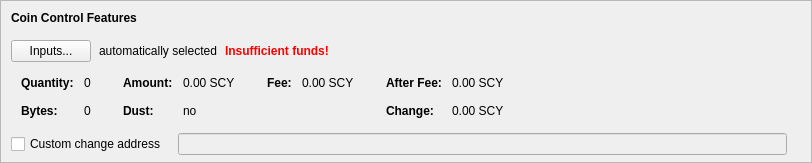
    <widget class="QFrame" name="frameCoinControl">
     <property name="sizePolicy">
      <sizepolicy hsizetype="Expanding" vsizetype="Expanding">
       <horstretch>0</horstretch>
       <verstretch>0</verstretch>
      </sizepolicy>
     </property>
     <property name="maximumSize">
      <size>
       <width>16777215</width>
       <height>16777215</height>
      </size>
     </property>
     <property name="frameShape">
      <enum>QFrame::StyledPanel</enum>
     </property>
     <property name="frameShadow">
      <enum>QFrame::Sunken</enum>
     </property>
     <layout class="QVBoxLayout" name="verticalLayoutCoinControl2">
      <property name="spacing">
       <number>0</number>
      </property>
      <property name="leftMargin">
       <number>0</number>
      </property>
      <property name="topMargin">
       <number>0</number>
      </property>
      <property name="rightMargin">
       <number>0</number>
      </property>
      <property name="bottomMargin">
       <number>6</number>
      </property>
      <item>
       <layout class="QVBoxLayout" name="verticalLayoutCoinControl" stretch="0,0,0,0,1">
        <property name="spacing">
         <number>0</number>
        </property>
        <property name="leftMargin">
         <number>10</number>
        </property>
        <property name="topMargin">
         <number>10</number>
        </property>
        <item>
         <layout class="QHBoxLayout" name="horizontalLayoutCoinControl1">
          <property name="bottomMargin">
           <number>15</number>
          </property>
          <item>
           <widget class="QLabel" name="labelCoinControlFeatures">
            <property name="sizePolicy">
             <sizepolicy hsizetype="Preferred" vsizetype="Maximum">
              <horstretch>0</horstretch>
              <verstretch>0</verstretch>
             </sizepolicy>
            </property>
            <property name="font">
             <font>
              <weight>75</weight>
              <bold>true</bold>
             </font>
            </property>
            <property name="styleSheet">
             <string notr="true">font-weight:bold;</string>
            </property>
            <property name="text">
             <string>Coin Control Features</string>
            </property>
           </widget>
          </item>
         </layout>
        </item>
        <item>
         <layout class="QHBoxLayout" name="horizontalLayoutCoinControl2" stretch="0,0,0,0">
          <property name="spacing">
           <number>8</number>
          </property>
          <property name="bottomMargin">
           <number>10</number>
          </property>
          <item>
           <widget class="QPushButton" name="pushButtonCoinControl">
            <property name="styleSheet">
             <string notr="true"/>
            </property>
            <property name="text">
             <string>Inputs...</string>
            </property>
            <property name="autoDefault">
             <bool>false</bool>
            </property>
           </widget>
          </item>
          <item>
           <widget class="QLabel" name="labelCoinControlAutomaticallySelected">
            <property name="text">
             <string>automatically selected</string>
            </property>
            <property name="margin">
             <number>5</number>
            </property>
           </widget>
          </item>
          <item>
           <widget class="QLabel" name="labelCoinControlInsuffFunds">
            <property name="font">
             <font>
              <weight>75</weight>
              <bold>true</bold>
             </font>
            </property>
            <property name="styleSheet">
             <string notr="true">color:red;font-weight:bold;</string>
            </property>
            <property name="text">
             <string>Insufficient funds!</string>
            </property>
            <property name="margin">
             <number>5</number>
            </property>
           </widget>
          </item>
          <item>
           <spacer name="horizontalSpacerCoinControl">
            <property name="orientation">
             <enum>Qt::Horizontal</enum>
            </property>
            <property name="sizeHint" stdset="0">
             <size>
              <width>40</width>
              <height>1</height>
             </size>
            </property>
           </spacer>
          </item>
         </layout>
        </item>
        <item>
         <widget class="QWidget" name="widgetCoinControl" native="true">
          <property name="sizePolicy">
           <sizepolicy hsizetype="Preferred" vsizetype="Preferred">
            <horstretch>0</horstretch>
            <verstretch>0</verstretch>
           </sizepolicy>
          </property>
          <property name="minimumSize">
           <size>
            <width>0</width>
            <height>0</height>
           </size>
          </property>
          <property name="styleSheet">
           <string notr="true"/>
          </property>
          <layout class="QHBoxLayout" name="horizontalLayoutCoinControl5">
           <property name="leftMargin">
            <number>0</number>
           </property>
           <property name="topMargin">
            <number>0</number>
           </property>
           <property name="rightMargin">
            <number>0</number>
           </property>
           <property name="bottomMargin">
            <number>0</number>
           </property>
           <item>
            <layout class="QHBoxLayout" name="horizontalLayoutCoinControl3" stretch="0,0,0,1">
             <property name="spacing">
              <number>20</number>
             </property>
             <property name="topMargin">
              <number>0</number>
             </property>
             <property name="bottomMargin">
              <number>10</number>
             </property>
             <item>
              <layout class="QFormLayout" name="formLayoutCoinControl1">
               <property name="horizontalSpacing">
                <number>10</number>
               </property>
               <property name="verticalSpacing">
                <number>14</number>
               </property>
               <property name="leftMargin">
                <number>10</number>
               </property>
               <property name="topMargin">
                <number>4</number>
               </property>
               <property name="rightMargin">
                <number>6</number>
               </property>
               <item row="0" column="0">
                <widget class="QLabel" name="labelCoinControlQuantityText">
                 <property name="font">
                  <font>
                   <weight>75</weight>
                   <bold>true</bold>
                  </font>
                 </property>
                 <property name="text">
                  <string>Quantity:</string>
                 </property>
                 <property name="margin">
                  <number>0</number>
                 </property>
                </widget>
               </item>
               <item row="0" column="1">
                <widget class="QLabel" name="labelCoinControlQuantity">
                 <property name="cursor">
                  <cursorShape>IBeamCursor</cursorShape>
                 </property>
                 <property name="contextMenuPolicy">
                  <enum>Qt::ActionsContextMenu</enum>
                 </property>
                 <property name="text">
                  <string notr="true">0</string>
                 </property>
                 <property name="margin">
                  <number>0</number>
                 </property>
                 <property name="textInteractionFlags">
                  <set>Qt::LinksAccessibleByMouse|Qt::TextSelectableByKeyboard|Qt::TextSelectableByMouse</set>
                 </property>
                </widget>
               </item>
               <item row="1" column="0">
                <widget class="QLabel" name="labelCoinControlBytesText">
                 <property name="font">
                  <font>
                   <weight>75</weight>
                   <bold>true</bold>
                  </font>
                 </property>
                 <property name="text">
                  <string>Bytes:</string>
                 </property>
                </widget>
               </item>
               <item row="1" column="1">
                <widget class="QLabel" name="labelCoinControlBytes">
                 <property name="cursor">
                  <cursorShape>IBeamCursor</cursorShape>
                 </property>
                 <property name="contextMenuPolicy">
                  <enum>Qt::ActionsContextMenu</enum>
                 </property>
                 <property name="text">
                  <string notr="true">0</string>
                 </property>
                 <property name="textInteractionFlags">
                  <set>Qt::LinksAccessibleByMouse|Qt::TextSelectableByKeyboard|Qt::TextSelectableByMouse</set>
                 </property>
                </widget>
               </item>
              </layout>
             </item>
             <item>
              <layout class="QFormLayout" name="formLayoutCoinControl2">
               <property name="horizontalSpacing">
                <number>10</number>
               </property>
               <property name="verticalSpacing">
                <number>14</number>
               </property>
               <property name="leftMargin">
                <number>6</number>
               </property>
               <property name="topMargin">
                <number>4</number>
               </property>
               <property name="rightMargin">
                <number>6</number>
               </property>
               <item row="0" column="0">
                <widget class="QLabel" name="labelCoinControlAmountText">
                 <property name="font">
                  <font>
                   <weight>75</weight>
                   <bold>true</bold>
                  </font>
                 </property>
                 <property name="text">
                  <string>Amount:</string>
                 </property>
                 <property name="margin">
                  <number>0</number>
                 </property>
                </widget>
               </item>
               <item row="0" column="1">
                <widget class="QLabel" name="labelCoinControlAmount">
                 <property name="cursor">
                  <cursorShape>IBeamCursor</cursorShape>
                 </property>
                 <property name="contextMenuPolicy">
                  <enum>Qt::ActionsContextMenu</enum>
                 </property>
                 <property name="text">
                  <string notr="true">0.00 SCY</string>
                 </property>
                 <property name="textInteractionFlags">
                  <set>Qt::LinksAccessibleByMouse|Qt::TextSelectableByKeyboard|Qt::TextSelectableByMouse</set>
                 </property>
                </widget>
               </item>
               <item row="1" column="0">
                <widget class="QLabel" name="labelCoinControlLowOutputText">
                 <property name="font">
                  <font>
                   <weight>75</weight>
                   <bold>true</bold>
                  </font>
                 </property>
                 <property name="text">
                  <string>Dust:</string>
                 </property>
                </widget>
               </item>
               <item row="1" column="1">
                <widget class="QLabel" name="labelCoinControlLowOutput">
                 <property name="cursor">
                  <cursorShape>IBeamCursor</cursorShape>
                 </property>
                 <property name="contextMenuPolicy">
                  <enum>Qt::ActionsContextMenu</enum>
                 </property>
                 <property name="text">
                  <string notr="true">no</string>
                 </property>
                 <property name="textInteractionFlags">
                  <set>Qt::LinksAccessibleByMouse|Qt::TextSelectableByKeyboard|Qt::TextSelectableByMouse</set>
                 </property>
                </widget>
               </item>
              </layout>
             </item>
             <item>
              <layout class="QFormLayout" name="formLayoutCoinControl3">
               <property name="horizontalSpacing">
                <number>10</number>
               </property>
               <property name="verticalSpacing">
                <number>14</number>
               </property>
               <property name="leftMargin">
                <number>6</number>
               </property>
               <property name="topMargin">
                <number>4</number>
               </property>
               <property name="rightMargin">
                <number>6</number>
               </property>
               <item row="0" column="0">
                <widget class="QLabel" name="labelCoinControlFeeText">
                 <property name="font">
                  <font>
                   <weight>75</weight>
                   <bold>true</bold>
                  </font>
                 </property>
                 <property name="text">
                  <string>Fee:</string>
                 </property>
                 <property name="margin">
                  <number>0</number>
                 </property>
                </widget>
               </item>
               <item row="0" column="1">
                <widget class="QLabel" name="labelCoinControlFee">
                 <property name="cursor">
                  <cursorShape>IBeamCursor</cursorShape>
                 </property>
                 <property name="contextMenuPolicy">
                  <enum>Qt::ActionsContextMenu</enum>
                 </property>
                 <property name="text">
                  <string notr="true">0.00 SCY</string>
                 </property>
                 <property name="textInteractionFlags">
                  <set>Qt::LinksAccessibleByMouse|Qt::TextSelectableByKeyboard|Qt::TextSelectableByMouse</set>
                 </property>
                </widget>
               </item>
              </layout>
             </item>
             <item>
              <layout class="QFormLayout" name="formLayoutCoinControl4">
               <property name="horizontalSpacing">
                <number>10</number>
               </property>
               <property name="verticalSpacing">
                <number>14</number>
               </property>
               <property name="leftMargin">
                <number>6</number>
               </property>
               <property name="topMargin">
                <number>4</number>
               </property>
               <property name="rightMargin">
                <number>6</number>
               </property>
               <item row="0" column="0">
                <widget class="QLabel" name="labelCoinControlAfterFeeText">
                 <property name="font">
                  <font>
                   <weight>75</weight>
                   <bold>true</bold>
                  </font>
                 </property>
                 <property name="text">
                  <string>After Fee:</string>
                 </property>
                 <property name="margin">
                  <number>0</number>
                 </property>
                </widget>
               </item>
               <item row="0" column="1">
                <widget class="QLabel" name="labelCoinControlAfterFee">
                 <property name="cursor">
                  <cursorShape>IBeamCursor</cursorShape>
                 </property>
                 <property name="contextMenuPolicy">
                  <enum>Qt::ActionsContextMenu</enum>
                 </property>
                 <property name="text">
                  <string notr="true">0.00 SCY</string>
                 </property>
                 <property name="textInteractionFlags">
                  <set>Qt::LinksAccessibleByMouse|Qt::TextSelectableByKeyboard|Qt::TextSelectableByMouse</set>
                 </property>
                </widget>
               </item>
               <item row="1" column="0">
                <widget class="QLabel" name="labelCoinControlChangeText">
                 <property name="font">
                  <font>
                   <weight>75</weight>
                   <bold>true</bold>
                  </font>
                 </property>
                 <property name="text">
                  <string>Change:</string>
                 </property>
                </widget>
               </item>
               <item row="1" column="1">
                <widget class="QLabel" name="labelCoinControlChange">
                 <property name="cursor">
                  <cursorShape>IBeamCursor</cursorShape>
                 </property>
                 <property name="contextMenuPolicy">
                  <enum>Qt::ActionsContextMenu</enum>
                 </property>
                 <property name="text">
                  <string notr="true">0.00 SCY</string>
                 </property>
                 <property name="textInteractionFlags">
                  <set>Qt::LinksAccessibleByMouse|Qt::TextSelectableByKeyboard|Qt::TextSelectableByMouse</set>
                 </property>
                </widget>
               </item>
              </layout>
             </item>
            </layout>
           </item>
          </layout>
         </widget>
        </item>
        <item>
         <layout class="QHBoxLayout" name="horizontalLayoutCoinControl4" stretch="0,0,0">
          <property name="spacing">
           <number>12</number>
          </property>
          <property name="sizeConstraint">
           <enum>QLayout::SetDefaultConstraint</enum>
          </property>
          <property name="topMargin">
           <number>5</number>
          </property>
          <property name="rightMargin">
           <number>5</number>
          </property>
          <item>
           <widget class="QCheckBox" name="checkBoxCoinControlChange">
            <property name="toolTip">
             <string>If this is activated, but the change address is empty or invalid, change will be sent to a newly generated address.</string>
            </property>
            <property name="text">
             <string>Custom change address</string>
            </property>
           </widget>
          </item>
          <item>
           <widget class="QValidatedLineEdit" name="lineEditCoinControlChange">
            <property name="enabled">
             <bool>false</bool>
            </property>
            <property name="sizePolicy">
             <sizepolicy hsizetype="Expanding" vsizetype="Fixed">
              <horstretch>0</horstretch>
              <verstretch>0</verstretch>
             </sizepolicy>
            </property>
           </widget>
          </item>
          <item>
           <widget class="QLabel" name="labelCoinControlChangeLabel">
            <property name="sizePolicy">
             <sizepolicy hsizetype="Preferred" vsizetype="Expanding">
              <horstretch>0</horstretch>
              <verstretch>0</verstretch>
             </sizepolicy>
            </property>
            <property name="minimumSize">
             <size>
              <width>0</width>
              <height>0</height>
             </size>
            </property>
            <property name="text">
             <string/>
            </property>
            <property name="margin">
             <number>3</number>
            </property>
           </widget>
          </item>
         </layout>
        </item>
        <item>
         <spacer name="verticalSpacerCoinControl">
          <property name="orientation">
           <enum>Qt::Vertical</enum>
          </property>
          <property name="sizeHint" stdset="0">
           <size>
            <width>800</width>
            <height>1</height>
           </size>
          </property>
         </spacer>
        </item>
       </layout>
      </item>
     </layout>
    </widget>
